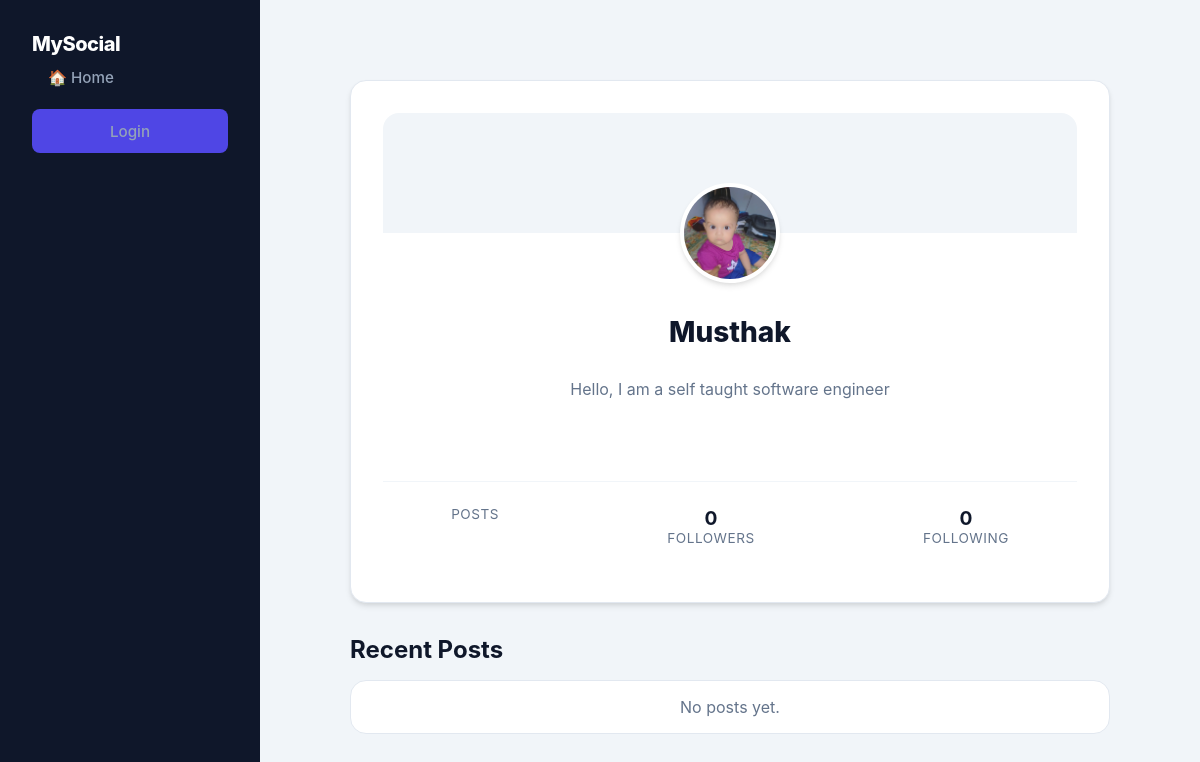
Screenshot of /profile/Musthak/ with the database file from the repository.
### pages/models.py (models this page shows, shortened)
class Profile(models.Model):
    user = models.OneToOneField(User, on_delete=models.CASCADE)
    profile_pic = models.ImageField(
        upload_to="profile_pics/",
        blank=True,
        null=True
    )
    bio = models.TextField(blank=True)

### accounts/models.py (models this page shows)
class CustomUser(AbstractUser):
    first_name = models.CharField(max_length=255)
    last_name = models.CharField(max_length=255)
    country = models.CharField(max_length=100)
    phone_number = models.CharField(max_length=15)

### pages/views.py (the view)
# urls.py: path('profile/<str:username>/', ProfilePageView.as_view(), name='profile'),
class ProfilePageView(TemplateView):
    template_name = "pages/profile.html"
    def get_context_data(self, **kwargs):
        context = super().get_context_data(**kwargs)
        username = self.kwargs.get('username')
        user = get_object_or_404(User, username=username)
        profile = get_object_or_404(Profile, user=user)
        context['profile_user'] = user
        context['profile'] = profile
        return context

### templates/pages/profile.html (shortened to what this page needs)
{% extends "base.html" %}
{% block content %}
<div class="profile-container">
  <div class="profile-card">
    <div class="profile-cover"></div>
    <div class="profile-content">
      <img
        src="{{ profile.profile_pic.url }}"
        alt="Profile"
        class="profile-avatar"
      />
      <div class="profile-info">
        <h2>{{ profile_user.username }}</h2>
        <p class="profile-bio">
          {{ profile.bio|default:"No bio yet. Welcome to my profile!" }}
        </p>
      </div>
    </div>
    <div class="profile-stats">
      <div class="stat-item">
        <span class="stat-label">Posts</span>
      </div>
      <div class="stat-item">
        <span class="stat-value">0</span>
        <span class="stat-label">Followers</span>
      </div>
      <div class="stat-item">
        <span class="stat-value">0</span>
        <span class="stat-label">Following</span>
      </div>
    </div>
  </div>
  <h3 class="section-title">Recent Posts</h3>
  <div class="feed">
    {% for post in posts %}
    <div class="post-card" id="post-{{ post.pk }}">
      {% if post.image %}
      <div class="post-image">
        <img src="{{ post.image.url }}" alt="Post Image" />
      </div>
      {% endif %}
      <div class="post-content">{{ post.content }}</div>
      <div class="post-actions">
        <button onclick="handleLike(this)">
          <span class="icon">👍</span> <span class="count">0</span> Like
        </button>
        <button onclick="toggleCommentSection('{{ post.pk }}')">
          💬 Comment
        </button>
        <button onclick="handleShare('{{ post.pk }}')">🔁 Share</button>
      </div>
      <div class="comment-section" id="comment-{{ post.pk }}">
        <div class="comment-input-wrapper">
          <input
            type="text"
            placeholder="Write a comment..."
            onkeypress="checkEnter(event,'{{ post.pk }}')"
          />
          <button onclick="submitComment('{{ post.pk }}')">Post</button>
        </div>
        <ul class="comments" id="list-{{ post.pk }}"></ul>
      </div>
    </div>
    {% empty %}
    <div class="post-card" style="text-align: center; color: var(--text-muted)">
      No posts yet.
    </div>
    {% endfor %}
  </div>
</div>
{% endblock content %}

### templates/base.html (style rules this page uses)
:root { --primary: #6366f1; --primary-hover: #4f46e5; --bg-body: #f8fafc; --bg-sidebar: #0f172a; --text-main: #1e293b; --text-muted: #64748b; --white: #ffffff; }
* { box-sizing: border-box; }
body { margin: 0; font-family: "Inter", system-ui, -apple-system, sans-serif; background-color: var(--bg-body); color: var(--text-main); }
:root { --primary: #6366f1; --primary-hover: #4f46e5; --bg-body: #f1f5f9; --text-dark: #0f172a; --text-muted: #64748b; --white: #ffffff; --radius: 16px; --shadow: 0 4px 6px -1px rgba(0, 0, 0, 0.1), 0 2px 4px -1px rgba(0, 0, 0, 0.06); }
.profile-container { max-width: 850px; margin: 2rem auto; padding: 0 20px; }
.profile-card { background: var(--white); border-radius: var(--radius); overflow: hidden; box-shadow: var(--shadow); border: 1px solid #e2e8f0; margin-bottom: 2rem; }
.profile-cover { height: 120px; background: linear-gradient(135deg, #6366f1 0%, #a855f7 100%); }
.profile-content { padding: 0 2rem 2rem; margin-top: -50px; display: flex; flex-direction: column; align-items: center; text-align: center; }
.profile-avatar { width: 110px; height: 110px; border-radius: 50%; border: 4px solid var(--white); object-fit: cover; background: var(--white); box-shadow: var(--shadow); }
.profile-info h2 { margin: 1rem 0 0.25rem; font-size: 1.75rem; font-weight: 800; color: var(--text-dark); }
.profile-bio { color: var(--text-muted); font-size: 1rem; max-width: 500px; line-height: 1.5; margin-bottom: 1.5rem; }
.profile-stats { display: flex; gap: 2rem; padding: 1.5rem 0; border-top: 1px solid #f1f5f9; width: 100%; justify-content: center; }
.stat-item { display: flex; flex-direction: column; align-items: center; }
.stat-value { font-weight: 700; color: var(--text-dark); font-size: 1.1rem; }
.stat-label { color: var(--text-muted); font-size: 0.85rem; text-transform: uppercase; letter-spacing: 0.5px; }
.section-title { font-size: 1.25rem; font-weight: 700; margin-bottom: 1.5rem; color: var(--text-dark); display: flex; align-items: center; gap: 10px; }
.feed { display: flex; flex-direction: column; gap: 1.25rem; }
.post-card { background: var(--white); padding: 1.5rem; border-radius: var(--radius); border: 1px solid #e2e8f0; transition: transform 0.2s ease; }

### templates/pages/profile.html (style rules this page uses)
.profile-container { max-width: 800px; margin: 2rem auto; }
.profile-card { background: var(--white); border-radius: 16px; padding: 2rem; margin-bottom: 2rem; border: 1px solid #e2e8f0; }
.profile-cover { background: #f1f5f9; height: 120px; border-radius: 16px 16px 0 0; }
.profile-content { display: flex; align-items: center; margin-top: -50px; gap: 1rem; }
.profile-avatar { width: 100px; height: 100px; border-radius: 50%; border: 4px solid var(--white); object-fit: cover; }
.profile-info { display: flex; flex-direction: column; gap: 0.5rem; }
.profile-bio { color: var(--text-muted); }
.profile-stats { display: flex; justify-content: space-around; margin-top: 1.5rem; }
.stat-item { text-align: center; }
.stat-value { font-weight: 700; font-size: 1.2rem; display: block; }
.section-title { margin-bottom: 1rem; font-weight: 700; font-size: 1.5rem; }
.feed { display: flex; flex-direction: column; gap: 1rem; }
.post-card { background: var(--white); padding: 1rem; border-radius: 16px; border: 1px solid #e2e8f0; }

### rows the page displays
Profile: profile_pic (picture), bio "Hello, I am a self taught software engineer"
CustomUser: username "Musthak"
